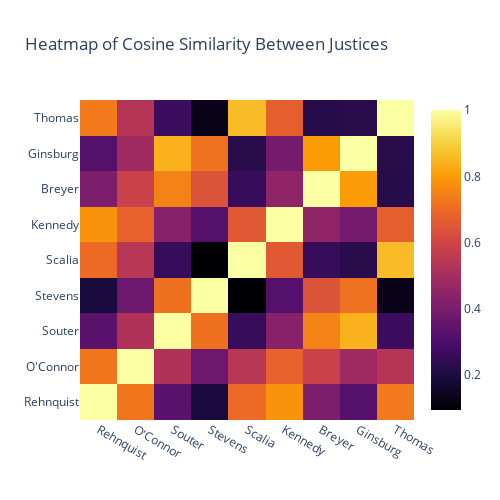

Write notebook code for a chart like this one.
### Code cell
sim_heatmap(sim_mat, souter[0])

### Figure 1 — Plotly figure (JSON) as saved in the notebook; plotly's stock layout.template omitted (floating-point values rounded to 4 significant figures)
{"data": [{"colorscale": [[0, "#000004"], [0.1111, "#1b0c41"], [0.2222, "#4a0c6b"], [0.3333, "#781c6d"], [0.4444, "#a52c60"], [0.5556, "#cf4446"], [0.6667, "#ed6925"], [0.7778, "#fb9b06"], [0.8889, "#f7d13d"], [1, "#fcffa4"]], "type": "heatmap", "x": ["Rehnquist", "O'Connor", "Souter", "Stevens", "Scalia", "Kennedy", "Breyer", "Ginsburg", "Thomas"], "y": ["Rehnquist", "O'Connor", "Souter", "Stevens", "Scalia", "Kennedy", "Breyer", "Ginsburg", "Thomas"], "z": [[1, 0.7231, 0.3325, 0.1907, 0.701, 0.7834, 0.4081, 0.3192, 0.7334], [0.7231, 1, 0.5241, 0.374, 0.5413, 0.6784, 0.5838, 0.4838, 0.5362], [0.3325, 0.5241, 1, 0.7143, 0.2545, 0.4295, 0.7499, 0.8395, 0.2656], [0.1907, 0.374, 0.7143, 1, 0.0951, 0.3187, 0.6389, 0.716, 0.1318], [0.701, 0.5413, 0.2545, 0.0951, 1, 0.656, 0.2561, 0.2228, 0.8595], [0.7834, 0.6784, 0.4295, 0.3187, 0.656, 1, 0.4471, 0.3876, 0.6708], [0.4081, 0.5838, 0.7499, 0.6389, 0.2561, 0.4471, 1, 0.8005, 0.2192], [0.3192, 0.4838, 0.8395, 0.716, 0.2228, 0.3876, 0.8005, 1, 0.2228], [0.7334, 0.5362, 0.2656, 0.1318, 0.8595, 0.6708, 0.2192, 0.2228, 1]]}], "layout": {"height": 500, "title": {"text": "Heatmap of Cosine Similarity Between Justices"}, "width": 500}}
